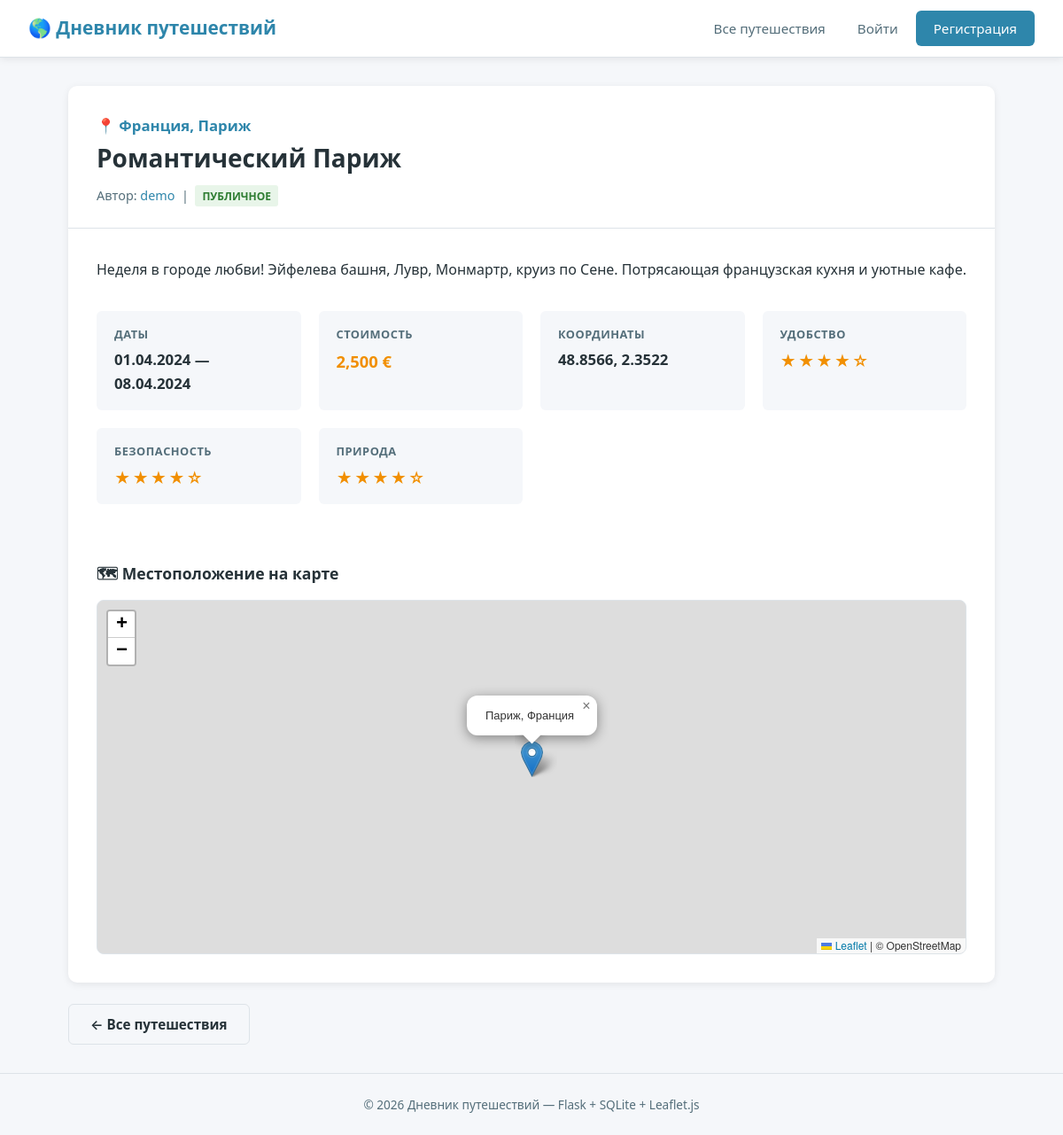
Page /trip/2 on the committed database.
### tables this page shows
CREATE TABLE trips (
            id INTEGER PRIMARY KEY AUTOINCREMENT,
            user_id INTEGER NOT NULL,
            title TEXT NOT NULL,
            description TEXT,
            country TEXT NOT NULL,
            city TEXT NOT NULL,
            latitude REAL,
            longitude REAL,
            date_start DATE,
            date_end DATE,
            total_cost REAL,
            currency TEXT DEFAULT 'RUB',
            rating_convenience INTEGER DEFAULT 0,
            rating_safety INTEGER DEFAULT 0,
            rating_nature INTEGER DEFAULT 0,
            visibility TEXT DEFAULT 'public',
            created_at TIMESTAMP DEFAULT CURRENT_TIMESTAMP,
            FOREIGN KEY (user_id) REFERENCES users(id)
        );

CREATE TABLE users (
            id INTEGER PRIMARY KEY AUTOINCREMENT,
            username TEXT NOT NULL UNIQUE,
            email TEXT NOT NULL UNIQUE,
            password_hash TEXT NOT NULL,
            created_at TIMESTAMP DEFAULT CURRENT_TIMESTAMP
        );

### app.py (the view)
@app.route('/trip/<int:trip_id>')
def trip_detail(trip_id):
    db = get_db()
    trip = db.execute(
        '''SELECT trips.*, users.username
           FROM trips
           JOIN users ON trips.user_id = users.id
           WHERE trips.id = ?''',
        (trip_id,)
    ).fetchone()
    if not trip:
        abort(404)
    if trip['visibility'] != 'public':
        if not current_user.is_authenticated or current_user.id != trip['user_id']:
            abort(403)
    return render_template('trip_detail.html', trip=trip)

### app.py (called while the page is built)
def get_db():
    if 'db' not in g:
        g.db = sqlite3.connect(app.config['DATABASE'])
        g.db.row_factory = sqlite3.Row
        g.db.execute('PRAGMA foreign_keys = ON')
    return g.db

@app.template_filter('currency_symbol')
def currency_symbol_filter(currency_code):
    return CURRENCY_SYMBOLS.get(currency_code, currency_code)

@app.template_filter('format_date')
def format_date_filter(date_str):
    if not date_str:
        return ''
    try:
        dt = datetime.strptime(str(date_str), '%Y-%m-%d')
        return dt.strftime('%d.%m.%Y')
    except (ValueError, TypeError):
        return str(date_str)

@app.template_filter('stars')
def stars_filter(value):
    try:
        n = int(value)
    except (ValueError, TypeError):
        return ''
    return '\u2605' * n + '\u2606' * (5 - n)

### templates/trip_detail.html (shortened to what this page needs)
{% extends "base.html" %}
{% block head %}
{% if trip.latitude and trip.longitude %}
    <link rel="stylesheet" href="https://unpkg.com/leaflet@1.9.4/dist/leaflet.css" />
{% endif %}
{% endblock %}
{% block content %}
<div class="trip-detail">
    <div class="trip-detail-header">
        <div class="trip-detail-location">
            &#128205; {{ trip.country }}, {{ trip.city }}
        </div>
        <h1>{{ trip.title }}</h1>
        <div style="margin-top:0.5rem; font-size:0.9rem; color:var(--text-light);">
            Автор:
            <a href="{{ url_for('user_profile', username=trip.username) }}">
                {{ trip.username }}
            </a>
            &nbsp;|&nbsp;
            <span class="visibility-badge {{ trip.visibility }}">
                {% if trip.visibility == 'public' %}Публичное{% else %}Приватное{% endif %}
            </span>
        </div>
    </div>
    <div class="trip-detail-body">
        {% if trip.description %}
            <div class="trip-detail-description">{{ trip.description }}</div>
        {% endif %}
        <div class="trip-info-grid">
            {% if trip.date_start %}
                <div class="trip-info-item">
                    <div class="label">Даты</div>
                    <div class="value">
                        {{ trip.date_start|format_date }}
                        {% if trip.date_end %}&mdash; {{ trip.date_end|format_date }}{% endif %}
                    </div>
                </div>
            {% endif %}
            {% if trip.total_cost %}
                <div class="trip-info-item">
                    <div class="label">Стоимость</div>
                    <div class="value cost">
                        {{ '{:,.0f}'.format(trip.total_cost) }} {{ trip.currency|currency_symbol }}
                    </div>
                </div>
            {% endif %}
            {% if trip.latitude and trip.longitude %}
                <div class="trip-info-item">
                    <div class="label">Координаты</div>
                    <div class="value">
                        {{ '%.4f'|format(trip.latitude) }}, {{ '%.4f'|format(trip.longitude) }}
                    </div>
                </div>
            {% endif %}
            {% if trip.rating_convenience %}
                <div class="trip-info-item">
                    <div class="label">Удобство</div>
                    <div class="value stars">{{ trip.rating_convenience|stars }}</div>
                </div>
            {% endif %}
            {% if trip.rating_safety %}
                <div class="trip-info-item">
                    <div class="label">Безопасность</div>
                    <div class="value stars">{{ trip.rating_safety|stars }}</div>
                </div>
            {% endif %}
            {% if trip.rating_nature %}
                <div class="trip-info-item">
                    <div class="label">Природа</div>
                    <div class="value stars">{{ trip.rating_nature|stars }}</div>
                </div>
            {% endif %}
        </div>
    </div>
    {% if trip.latitude and trip.longitude %}
        <div class="trip-detail-map">
            <h3>&#128506; Местоположение на карте</h3>
            <div id="map" style="height:400px; border-radius:8px;"></div>
        </div>
    {% endif %}
</div>
<div style="margin-top:1.5rem;">
    <a href="{{ url_for('index') }}" class="btn btn-secondary">&larr; Все путешествия</a>
</div>
{% endblock %}

### static/style.css (style rules this page uses)
*, *::before, *::after { margin: 0; padding: 0; box-sizing: border-box; }
:root { --primary: #2e86ab; --primary-dark: #1a5f7a; --primary-light: #e8f4f8; --accent: #f18f01; --accent-dark: #c97800; --success: #2e7d32; --danger: #c62828; --warning: #f57f17; --info: #0277bd; --text: #263238; --text-light: #546e7a; --bg: #f5f7fa; --white: #ffffff; --border: #dde3e8; --shadow: 0 2px 8px rgba(0, 0, 0, 0.08); --shadow-hover: 0 6px 20px rgba(0, 0, 0, 0.12); --radius: 10px; --radius-sm: 6px; --transition: 0.2s ease; }
html { font-size: 16px; scroll-behavior: smooth; }
body { font-family: 'Segoe UI', -apple-system, BlinkMacSystemFont, 'Roboto', 'Helvetica Neue', Arial, sans-serif; color: var(--text); background: var(--bg); line-height: 1.6; min-height: 100vh; display: flex; flex-direction: column; }
a { color: var(--primary); text-decoration: none; transition: color var(--transition); }
.trip-detail { background: var(--white); border-radius: var(--radius); box-shadow: var(--shadow); overflow: hidden; }
.trip-detail-header { padding: 2rem 2rem 1.5rem; border-bottom: 1px solid var(--border); }
.trip-detail-header h1 { font-size: 1.75rem; margin-bottom: 0.5rem; }
.trip-detail-location { font-size: 1.05rem; color: var(--primary); font-weight: 600; }
.trip-detail-body { padding: 2rem; }
.trip-detail-description { font-size: 1rem; line-height: 1.8; color: var(--text); margin-bottom: 2rem; white-space: pre-line; }
.trip-info-grid { display: grid; grid-template-columns: repeat(auto-fit, minmax(200px, 1fr)); gap: 1.25rem; margin-bottom: 2rem; }
.trip-info-item { background: var(--bg); padding: 1rem 1.25rem; border-radius: var(--radius-sm); }
.trip-info-item .label { font-size: 0.8rem; font-weight: 600; color: var(--text-light); text-transform: uppercase; letter-spacing: 0.5px; margin-bottom: 0.35rem; }
.trip-info-item .value { font-size: 1.05rem; font-weight: 600; color: var(--text); }
.trip-info-item .value.cost { color: var(--accent); font-size: 1.15rem; }
.trip-info-item .stars { color: var(--accent); font-size: 1.1rem; letter-spacing: 2px; }
.trip-detail-map { padding: 0 2rem 2rem; }
.trip-detail-map h3 { margin-bottom: 1rem; font-size: 1.1rem; }
#map { border-radius: var(--radius); border: 1px solid var(--border); z-index: 1; }
.btn { display: inline-flex; align-items: center; justify-content: center; gap: 0.4rem; padding: 0.6rem 1.5rem; border: none; border-radius: var(--radius-sm); font-size: 0.95rem; font-weight: 600; font-family: inherit; cursor: pointer; transition: background var(--transition), transform var(--transition); text-decoration: none; }
.btn-secondary { background: var(--bg); color: var(--text); border: 1px solid var(--border); }
.visibility-badge { display: inline-block; padding: 0.15rem 0.5rem; border-radius: 3px; font-size: 0.75rem; font-weight: 600; text-transform: uppercase; }
.visibility-badge.public { background: #e8f5e9; color: var(--success); }

### rows in the picture
trips: country "Франция", city "Париж", title "Романтический Париж", description "Неделя в городе любви! Эйфелева башня, Лувр, Монмартр, круиз по Сене. Потрясающая французская кухня и уютные кафе.", date_start "01.04.2024", date_end "08.04.2024", total_cost "2,500", currency "€", latitude "48.8566", longitude "2.3522", rating_convenience|stars "★★★★☆", rating_safety|stars "★★★★☆", rating_nature|stars "★★★★☆"
users: username "demo"
